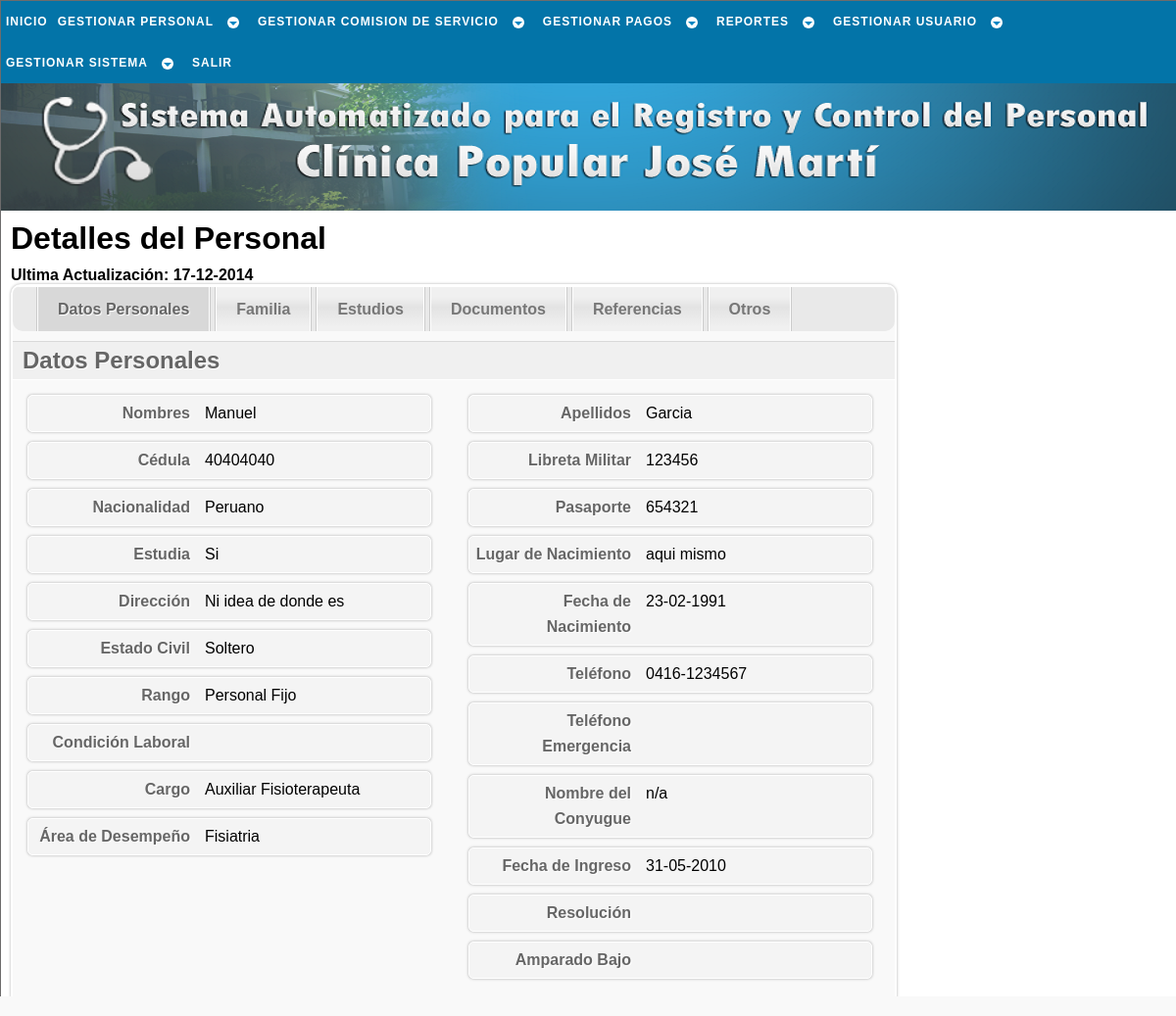
Screenshot of /php/trabajador/conslt_trabj_b.php?c=40404040 (signed in) with the database file from the repository.
### tables this page shows
CREATE TABLE `trabajador` (
  `cedula` int(12) NOT NULL,
  `nombre` varchar(30) NOT NULL,
  `apellido` varchar(30) NOT NULL,
  `ciudadania` varchar(15) NOT NULL,
  `pasaporte` varchar(30) NOT NULL,
  `libreta_militr` varchar(30) NOT NULL,
  `fe_nac` date NOT NULL,
  `lug_nac` varchar(30) NOT NULL,
  `est_civil` varchar(15) NOT NULL,
  `nconyugue` varchar(50) NOT NULL,
  `estudia` int(1) NOT NULL,
  `direccion` varchar(50) NOT NULL,
  `telefono` varchar(12) NOT NULL,
  `estado` tinyint(1) NOT NULL,
  `actualizado` date NOT NULL,
  PRIMARY KEY (`cedula`)
);

CREATE TABLE `uniforme` (
  `cedula` int(12) NOT NULL,
  `camisa` varchar(2) NOT NULL,
  `pantalon` int(2) NOT NULL,
  `calzado` int(2) NOT NULL,
  PRIMARY KEY (`cedula`),
  CONSTRAINT `uniforme_ibfk_1` FOREIGN KEY (`cedula`) REFERENCES `trabajador` (`cedula`) ON UPDATE CASCADE
);

CREATE TABLE `laboral` (
  `cedula` int(12) NOT NULL,
  `sueldo_mensual` decimal(7,2) NOT NULL,
  `fecha_ingreso` date NOT NULL,
  `cargo` varchar(23) NOT NULL,
  `rango` varchar(22) NOT NULL,
  `area_desemp` varchar(14) NOT NULL,
  `ordenanza_n` int(7) NOT NULL,
  PRIMARY KEY (`cedula`),
  CONSTRAINT `laboral_ibfk_1` FOREIGN KEY (`cedula`) REFERENCES `trabajador` (`cedula`) ON UPDATE CASCADE
);

### php/_sql/conslt_trabj_sql.php (called while the page is built, shortened)
<?php
	function conslt_completa_trb($cnx_bd){
		$cedula = $_GET['c'];
		$sql = "SELECT *
				  FROM trabajador
				  JOIN laboral ON laboral.cedula = trabajador.cedula
				  JOIN estudios ON estudios.cedula = trabajador.cedula
				  JOIN documentos ON documentos.cedula = trabajador.cedula
				  JOIN uniforme ON uniforme.cedula = trabajador.cedula
				  WHERE trabajador.cedula = '$cedula'";
		$resultado = $cnx_bd -> query($sql);
		return $resultado;
	}
	function conslt_familia($cnx_bd){
		$cedula = $_GET['c'];
		$sql = "SELECT * FROM familia WHERE cedula = '$cedula'";
		$resultado = $cnx_bd -> query($sql);
		return $resultado;
	}
	function conslt_referencia($cnx_bd){
		$cedula = $_GET['c'];
		$sql = "SELECT * FROM referencia_personal WHERE cedula = '$cedula'";
		$resultado = $cnx_bd -> query($sql);
		return $resultado;
	}
?>

### php/trabajador/conslt_trabj_b.php (the view, shortened to what this page needs)
<!DOCTYPE html PUBLIC "-//W3C//DTD XHTML 1.1//EN" "http://www.w3.org/TR/xhtml11/DTD/xhtml11.dtd" />
<html xmlns="http://www.w3.org/1999/xhtml" xml:lang="es" lang="es" dir="ltr">
	<head>
		<link rel="stylesheet" href="../../css/estilo.css" type="text/css" media="screen" />
    </head>
	<body>
		<div id="cuerpo">
			<div id="menu">
				<div id="cssmenu">
					<?php include('../_menu/menu_trabj.php'); ?>
				</div>
			</div>
			<div id="inicio">
			</div>
			<div id="pagina">
				<?php
					$cnx_bd = conexion();
					include('../_sql/conslt_trabj_sql.php');
					$resultado = conslt_completa_trb($cnx_bd);
					$familia = conslt_familia($cnx_bd);
					$referencia = conslt_referencia($cnx_bd);
					$fila = $resultado -> fetch_object();
					list($a,$m,$d) = explode("-",$fila -> actualizado);
					list($an,$mn,$dn) = explode("-",$fila -> fe_nac);
					list($ai,$mi,$di) = explode("-",$fila -> fecha_ingreso);
					if ($fila -> estudia == 0) $estud = 'No'; else $estud = 'Si';
				?>
				<div id="content">
					<h1>Detalles del Personal</h1>
					<h4>Ultima Actualización: <?=$d.'-'.$m.'-'.$a; ?></h4>
					<div id="wrapper">
						<div id="navigation">
							<ul>
								<li class="selected" title="Datos personales del trabajador">
									<a href="#">Datos Personales</a>
								</li>
								<li title="Datos familiares del trabajador">
									<a href="#">Familia</a>
								</li>
								<li title="Datos de estudios del trabajador">
									<a href="#">Estudios</a>
								</li>
								<li title="Documentación consignada por el trabajador">
									<a href="#">Documentos</a>
								</li>
								<li title="Referencias personales del trabajador">
									<a href="#">Referencias</a>
								</li>
								<li title="Datos sobre otras categorias del trabajador">
									<a href="#">Otros</a>
								</li>
							</ul>
						</div>
						<div id="steps">
							<form id="formElem" name="formElem" action="#" method="post">
								<fieldset class="step">
									<legend>Datos Personales</legend>
									<div class='derecha'>
										<div class='campo'>
											<label class='rotulo'>Nombres</label>
											<span class="text_cons"><?=$fila -> nombre?></span>
										</div>
										<div class='campo'>
											<label class='rotulo'>Cédula</label>
											<span class="text_cons"><?=$fila -> cedula?></span>
										</div>
										<div class='campo'>
											<label class='rotulo'>Nacionalidad</label>
											<span class="text_cons"><?=$fila -> ciudadania?></span>
										</div>
										<div class='campo'>
											<label class='rotulo'>Estudia</label>
											<span class="text_cons"><?=$estud?></span>
										</div>
										<div class='campo'>
											<label class='rotulo'>Dirección</label>
											<span class="text_cons"><?=$fila -> direccion?></span>
										</div>
										<div class='campo'>
											<label class='rotulo'>Estado Civil</label>
											<span class="text_cons"><?=$fila -> est_civil?></span>
										</div>
										<div class='campo'>
											<label class='rotulo'>Rango</label>
											<span class="text_cons"><?=$fila -> rango?></span>
										</div>
										<div class='campo'>
											<label class='rotulo'>Condición Laboral</label>
										</div>
										<div class='campo'>
											<label class='rotulo'>Cargo</label>
											<span class="text_cons"><?=$fila -> cargo?></span>
										</div>
										<div class='campo'>
											<label class='rotulo'>Área de Desempeño</label>
											<span class="text_cons"><?=$fila -> area_desemp?></span>
										</div>
									</div>
									<div class='izquierda'>
										<div class='campo'>
											<label class='rotulo'>Apellidos</label>
											<span class="text_cons"><?=$fila -> apellido?></span>
										</div>
										<div class='campo'>
											<label class='rotulo'>Libreta Militar</label>
											<span class="text_cons"><?=$fila -> libreta_militr?></span>
										</div>
										<div class='campo'>
											<label class='rotulo'>Pasaporte</label>
											<span class="text_cons"><?=$fila -> pasaporte?></span>
										</div>
										<div class='campo'>
											<label class='rotulo'>Lugar de Nacimiento</label>
											<span class="text_cons"><?=$fila -> lug_nac?></span>
										</div>
										<div class='campo'>
											<label class='rotulo'>Fecha de Nacimiento</label>
											<span class="text_cons"><?=$dn.'-'.$mn.'-'.$an?></span>
										</div>
										<div class='campo'>
											<label class='rotulo'>Teléfono</label>
											<span class="text_cons"><?=$fila -> telefono?></span>
										</div>
										<div class='campo'>
											<label class='rotulo'>Teléfono Emergencia</label>
										</div>
										<div class='campo'>
											<label class='rotulo'>Nombre del Conyugue</label>
											<span class="text_cons"><?=$fila -> nconyugue?></span>
										</div>
										<div class='campo'>
											<label class='rotulo'>Fecha de Ingreso</label>
											<span class="text_cons"><?=$di.'-'.$mi.'-'.$ai?></span>
										</div>
										<div class='campo'>
											<label class='rotulo'>Resolución</label>
										</div>
										<div class='campo'>
											<label class='rotulo'>Amparado Bajo</label>
										</div>
									</div>
								</fieldset>
								<fieldset class="step">
									<legend>Familia</legend>
									<div id='sheepItForm'>
										<div id='sheepItForm_template'>
											<?php
												$num_filas_f = $familia -> num_rows;
												if ($num_filas_f != 0) {
													while ($fila_f = $familia -> fetch_object()) {
														if ($fila_f -> empleadof == 0) $empf = 'No'; elseif ($fila_f -> empleadof == 1) $empf = 'De la institución'; else $empf = 'De la alcaldia';
														if ($fila_f -> estudiaf == 0) $estf = 'No'; else $estf = 'Si';
														list($af,$mf,$df) = explode("-",$fila_f -> fecha_nacf);
														$A_actual= date("Y");
														$M_actual = date("n");
														$D_actual = date("j");
														$edad = $A_actual-$af;
														if($mf > $M_actual) {
															$edad = $edad-1;
														}else if($mf == $M_actual) {
															if($df > $D_actual) {
																$edad = $edad-1;
															}
														}
											?>
														<div class='division'>
															<h3>Datos Basicos del Familiar</h3>
														</div>
														<div class='derecha'>
															<div class='campo'>
																<label class='rotulo'>Nombres</label>
																<span class="text_cons"><?=$fila_f -> nombref?></span>
															</div>
															<div class='campo'>
																<label class='rotulo'>Cédula</label>
																<span class="text_cons"><?=$fila_f -> cedulaf?></span>
															</div>
															<div class='campo'>
																<label class='rotulo'>Parentesco</label>
																<span class="text_cons"><?=$fila_f -> parentescof?></span>
															</div>
															<div class='campo'>
																<label class='rotulo'>Empleado</label>
																<span class="text_cons"><?=$empf?></span>
															</div>
														</div>
														<div class='izquierda'>
															<div class='campo'>
																<label class='rotulo'>Apellidos</label>
																<span class="text_cons"><?=$fila_f -> apellidof?></span>
															</div>
															<div class='campo'>
																<label class='rotulo'>Fecha de Nacimiento</label>
																<span class="text_cons"><?=$df.'-'.$mf.'-'.$af?></span>
															</div>
															<div class='campo'>
																<label class='rotulo'>Edad</label>
																<span class="text_cons"><?=$edad?></span>
															</div>
															<div class='campo'>
																<label class='rotulo'>Estudia</label>
																<span class="text_cons"><?=$estf?></span>
															</div>
															<div class='campo'>
																<label class='rotulo'>Cargo</label>
																<span class="text_cons"><?=$fila_f -> cargof?></span>
															</div>
														</div>
											<?php
													}
												}else{
													echo '
														<div id="sheepItForm_noforms_template" class="no_familiar">
															<h3>Ningun familiar registrado</h3>
														</div>';
												}
											?>
								</fieldset>
							</form>
						</div>
					</div>
				</div>
			</div>
		</div>
	</body>
</html>

### css/estilo.css (style rules this page uses)
* { font-family: 'Trebuchet MS', Helvetica, sans-serif; margin:0px; padding:0px; }
body { background:#ababab; text-align:center; }
h1 { margin:0px 0px 10px 0px; }
#cuerpo { margin:0 auto; padding:0; text-align:left; width:1200px; border:1px solid #6d6c6c; }
#inicio { height:170px; background:#0431B4 url(../imagen/logo.png); background-repeat:no-repeat; }
#menu { height:44px; background:#D2D0EE; }
#pagina { padding:10px; background:#FFF; overflow:auto; }
#cssmenu { font-size: 12px; background: #0374a8; margin: 0; width: auto; padding: 0; line-height: 1; display: block; position: relative; }
#content { text-align:left; width:900px; position:relative; }
#wrapper { -moz-box-shadow:0px 0px 3px #aaa; -webkit-box-shadow:0px 0px 3px #aaa; box-shadow:0px 0px 3px #aaa; -moz-border-radius:10px; -webkit-border-radius:10px; border-radius:10px; border:2px solid #fff; background-color:#f9f9f9; width:900px; overflow:hidden; }
#steps { width:500px; overflow:hidden; }
.step { float:left; width:900px; }
#navigation { height:45px; background-color:#e9e9e9; border-top:1px solid #fff; -moz-border-radius:0px 0px 10px 10px; -webkit-border-bottom-left-radius:10px; -webkit-border-bottom-right-radius:10px; border-bottom-left-radius:10px; border-bottom-right-radius:10px; }
#navigation ul { list-style:none; float:left; margin-left:22px; }
#navigation ul li { float:left; border-right:1px solid #ccc; border-left:1px solid #ccc; position:relative; margin:0px 2px; }
#navigation ul li a { display:block; height:45px; background-color:#444; color:#777; outline:none; font-weight:bold; text-decoration:none; line-height:45px; padding:0px 20px; border-right:1px solid #fff; border-left:1px solid #fff; background:#f0f0f0; background: -webkit-gradient( linear, left bottom, left top, color-stop(0.09, rgb(240,240,240)), color-stop(0.55, rgb(227,227,227)), color-stop(0.78, rgb(240,240,240)) ); background: -moz-linear-gradient( center bottom, rgb(240,240,240) 9%, rgb(227,227,227) 55%, rgb(240,240,240) 78% ) }
#navigation ul li a:hover, #navigation ul li.selected a { background:#d8d8d8; color:#666; text-shadow:1px 1px 1px #fff; }
#steps form fieldset { border:none; padding-bottom:20px; }
#steps form legend { text-align:left; background-color:#f0f0f0; color:#666; font-size:24px; text-shadow:1px 1px 1px #fff; font-weight:bold; float:left; width:890px; padding:5px 0px 5px 10px; margin:10px 0px; border-bottom:1px solid #fff; border-top:1px solid #d9d9d9; }
#steps form .derecha { float:left; width:50%; }
#steps form .izquierda { float:right; width:50%; }
#steps form .no_familiar { float:left; width:100%; text-align:center; padding:20px; }
#steps form .campo { float:left; margin:5px 0px; background-color:#f4f4f4; border:1px solid #fff; width:400px; padding:5px; margin-left:15px; margin-right:15px; -moz-border-radius: 5px; -webkit-border-radius: 5px; border-radius: 5px; -moz-box-shadow:0px 0px 3px #aaa; -webkit-box-shadow:0px 0px 3px #aaa; box-shadow:0px 0px 3px #aaa; }
.rotulo { width:160px; float:left; text-align:right; margin-right:15px; line-height:26px; color:#666; text-shadow:1px 1px 1px #fff; font-weight:bold; }
#navigation { display:none; }
.text_cons { line-height: 26px; }

### rows the page displays
trabajador: nombre "Manuel", uniforme.cedula "40404040", ciudadania "Peruano", estudia "Si", direccion "Ni idea de donde es", est_civil "Soltero", laboral.rango "Personal Fijo", laboral.cargo "Auxiliar Fisioterapeuta", laboral.area_desemp "Fisiatria", apellido "Garcia", libreta_militr "123456", pasaporte "654321", lug_nac "aqui mismo", telefono "0416-1234567", nconyugue "n/a"

### other values shown
$d "17"
$m "12"
$a "2014"
$dn "23"
$mn "02"
$an "1991"
$di "31"
$mi "05"
$ai "2010"
